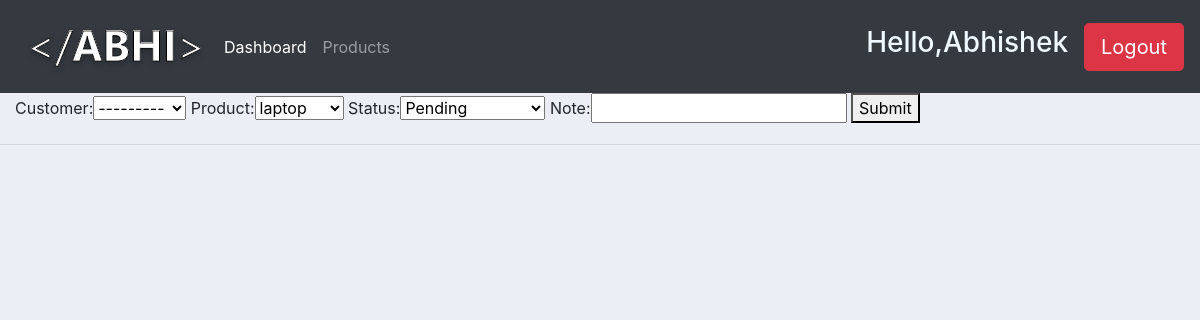
The page /update_order/7/ (signed in) on the database its author committed.
### accounts/models.py (models this page shows, shortened)
class Order(models.Model):
    STATUS =(
        ('Pending','Pending'),
        ('Out For Delivery','Out For Delivery'),
        ('Delivered','Delivered'),
    )
    customer = models.ForeignKey(Customer,null=True, on_delete=models.SET_NULL)   #each customer will have orders and Products
    product = models.ForeignKey(Product,null=True, on_delete=models.SET_NULL)
    date_created = models.DateTimeField(auto_now_add=True, null = True)
    status = models.CharField(max_length=50, null =True,choices =STATUS)
    note = models.CharField(max_length=50, null =True)

### accounts/decorators.py (the view)
        def wrapper_func(request,*args,**kwargs):
            group = None
            if request.user.groups.exists():
                group = request.user.groups.all()[0].name
            if group in allowed_roles:
                return view_func(request,*args,**kwargs)
            else:
                return HttpResponse("You are not authorized to access this page")

### accounts/forms.py
class OrderForm(ModelForm):
    class Meta :
        model = Order
        fields = '__all__'

### accounts/models.py (called while the page is built)
    def __str__(self):
        return self.name

    def __str__(self):
        return self.name

### accounts/views.py (called while the page is built)
@login_required(login_url='login')
@allowed_users(allowed_roles=['admin'])
def update_order(request,pk):
    order = Order.objects.get(id=pk)
    form = OrderForm(instance = order)
    if request.method == "POST":
        form = OrderForm(request.POST,instance = order)
        if form.is_valid():
            form.save()
            return redirect('/')
    context = {'form':form}
    return render (request,'accounts/update_order.html',context)

### accounts/templates/accounts/update_order.html (shortened to what this page needs)
{%  extends 'accounts/main.html' %}
{% load static %}
{% block content %}
<form action="" method="POST">
        {{form}}
    <button type="submit">Submit</button>
</form>
{% endblock %}

### accounts/templates/accounts/navbar.html (shortened to what this page needs)
{% load static %}
<nav class="navbar navbar-expand-lg navbar-dark bg-dark">
  <img src="{% static 'img/logoo.png' %}" alt="Logo">
  <div class="collapse navbar-collapse" id="navbarNav">
    <ul class="navbar-nav">
      {% if request.user.is_staff %}
      <li class="nav-item active">
        <a class="nav-link" href="{% url 'home' %}">Dashboard</a>
      </li>
      <li class="nav-item">
        <a class="nav-link" href="{% url 'product' %}">Products</a>
      </li>
      {% else %}
      <li class="nav-item">
        <a class="nav-link" href="{% url 'settings' %}">Settings</a>
      </li>
      {% endif %}
    </ul>
  </div>
<div class="mr-2">
  <span><h3 style="color: aliceblue;" >Hello,{{request.user.first_name}} </h3></span>
    </div>
  <div class="ml-2">
    <span><a class="btn btn-lg btn-danger" href="{% url 'logout' %}">Logout</a></span>
  </div>
</nav>

### static/css/main.css (style rules this page uses)
body { background-color: #ebeff5; }

### rows shown on the page
Order: customer "---------", product "laptop", status "Pending"

### other values the page prints
{{ request.user.first_name }} "Abhishek"
